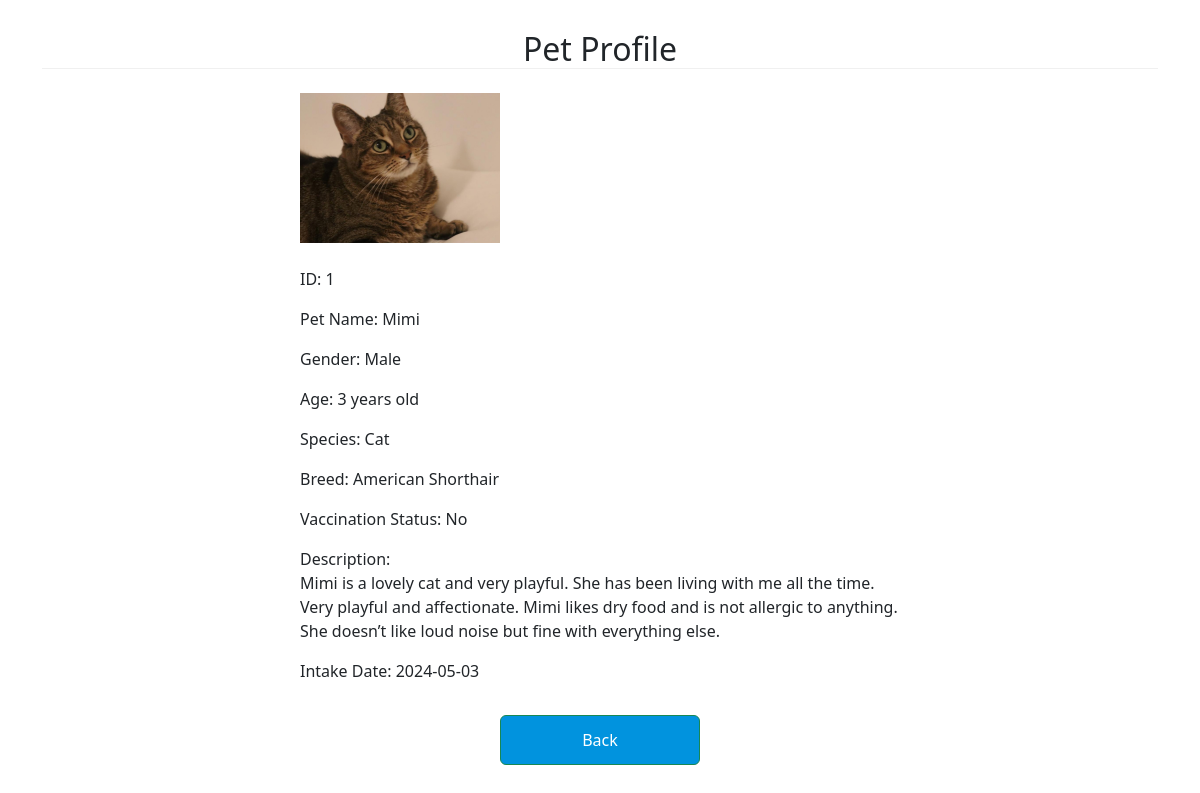
/admin/viewPetDetail.php?pet_id=1, run on the app's committed database.
### tables this page shows
CREATE TABLE `pet` (
  `pet_id` int(10) NOT NULL,
  `pet_name` varchar(255) NOT NULL,
  `gender` varchar(255) NOT NULL,
  `age` varchar(255) NOT NULL,
  `species` varchar(255) NOT NULL,
  `breed` varchar(255) NOT NULL,
  `vaccination_status` varchar(255) NOT NULL,
  `description` text NOT NULL,
  `image` blob NOT NULL,
  `intake_date` date NOT NULL,
  `created_date` date NOT NULL DEFAULT current_timestamp()
);

### admin/viewPetDetail.php (the view, shortened to what this page needs)
<?php
require('../include/database.php');
if (isset($_GET['pet_id'])) {
    $pet_id = $_GET['pet_id'];
} else {
    die('Error: pet_id is not set.');
}
?>
<!DOCTYPE html>
<html lang="en">
<head>
  <link href="https://cdn.jsdelivr.net/npm/bootstrap@5.2.3/dist/css/bootstrap.min.css" rel="stylesheet">
  <link rel="stylesheet" href="https://cdnjs.cloudflare.com/ajax/libs/font-awesome/6.4.0/css/all.min.css" />
</head>
<body>
  <div class="container" style="margin-top: 30px;">
    <div class="text-center mb-4">
      <h2 style="border-bottom:1px solid #f0f0f0;">Pet Profile</h2>
    </div>
    <?php
    $sql = "SELECT * FROM pet
            WHERE pet_id = '$pet_id' LIMIT 1";
    $result = mysqli_query($conn, $sql);
    $row = mysqli_fetch_assoc($result);
    ?>
    <div class="container d-flex justify-content-center">
      <form action="manageAdoptRequest.php" method="GET" style="width:50vw; min-width:300px;">
        <div class="row mb-3">
          <div class="col">
            <img src='<?php echo "uploads/" . $row['image']; ?>' width='200px;' alt='Image'>
            <br><br>
            <label class="form-label">ID: <?php echo $row['pet_id'] ?></label>
            <br>
            <label class="form-label">Pet Name: <?php echo $row['pet_name'] ?></label>
            <br>
            <label class="form-label">Gender: <?php echo $row['gender'] ?></label>
            <br>
            <label class="form-label">Age: <?php echo $row['age'] ?></label>
            <br>
            <label class="form-label">Species: <?php echo $row['species'] ?></label>
            <br>
            <label class="form-label">Breed: <?php echo $row['breed'] ?></label>
            <br>
            <label class="form-label">Vaccination Status: <?php echo $row['vaccination_status'] ?></label>
            <br>
            <label class="form-label">Description: <br> <?php echo $row['description'] ?></label>
            <br>
            <label class="form-label">Intake Date: <?php echo $row['intake_date'] ?></label>
          </div>
        </div>
        <div style="display: flex; justify-content: center; align-items:center;">
          <a style='display: flex; justify-content: center; align-items:center; background:#0193DE; width: 200px; height: 50px;' type='submit' class='btn btn-success' name='submit' href='managePet.php'>Back</a>
        </div>
        <div style="height: 10vh;"></div>
      </form>
    </div>
  </div>
</body>
</html>

### admin/viewPetDetail.php (style rules this page uses)
.form-label { margin-bottom: 1.0rem; }

### data on the page
pet: image (picture), pet_id "1", pet_name "Mimi", gender "Male", age "3 years old", species "Cat", breed "American Shorthair", vaccination_status "No", description "Mimi is a lovely cat and very playful. She has been living with me all the time. Very playful and affectionate. Mimi likes dry food and is not allergic to anything. She doesn’t like loud noise but fine with everything else.", intake_date "2024-05-03"
